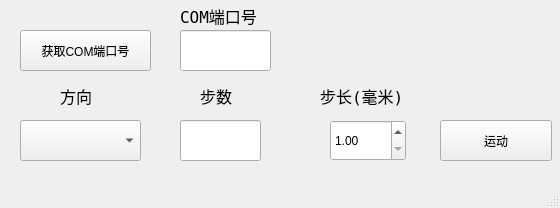
<?xml version="1.0" encoding="UTF-8"?>
<ui version="4.0">
 <class>MainWindow</class>
 <widget class="QMainWindow" name="MainWindow">
  <property name="geometry">
   <rect>
    <x>0</x>
    <y>0</y>
    <width>560</width>
    <height>208</height>
   </rect>
  </property>
  <property name="windowTitle">
   <string>MainWindow</string>
  </property>
  <widget class="QWidget" name="centralwidget">
   <widget class="QPushButton" name="pushButton_2">
    <property name="geometry">
     <rect>
      <x>440</x>
      <y>120</y>
      <width>112</width>
      <height>41</height>
     </rect>
    </property>
    <property name="text">
     <string>运动</string>
    </property>
   </widget>
   <widget class="QLabel" name="label_2">
    <property name="geometry">
     <rect>
      <x>180</x>
      <y>-10</y>
      <width>161</width>
      <height>51</height>
     </rect>
    </property>
    <property name="font">
     <font>
      <family>Terminal</family>
      <pointsize>12</pointsize>
     </font>
    </property>
    <property name="text">
     <string>COM端口号</string>
    </property>
   </widget>
   <widget class="QPushButton" name="pushButton_3">
    <property name="geometry">
     <rect>
      <x>20</x>
      <y>30</y>
      <width>131</width>
      <height>41</height>
     </rect>
    </property>
    <property name="text">
     <string>获取COM端口号</string>
    </property>
   </widget>
   <widget class="QLineEdit" name="lineEdit_2">
    <property name="geometry">
     <rect>
      <x>180</x>
      <y>30</y>
      <width>91</width>
      <height>41</height>
     </rect>
    </property>
   </widget>
   <widget class="QLineEdit" name="lineEdit_5">
    <property name="geometry">
     <rect>
      <x>180</x>
      <y>120</y>
      <width>81</width>
      <height>41</height>
     </rect>
    </property>
   </widget>
   <widget class="QLabel" name="label_3">
    <property name="geometry">
     <rect>
      <x>60</x>
      <y>70</y>
      <width>41</width>
      <height>51</height>
     </rect>
    </property>
    <property name="font">
     <font>
      <family>Terminal</family>
      <pointsize>12</pointsize>
     </font>
    </property>
    <property name="text">
     <string>方向</string>
    </property>
   </widget>
   <widget class="QLabel" name="label_4">
    <property name="geometry">
     <rect>
      <x>200</x>
      <y>70</y>
      <width>41</width>
      <height>51</height>
     </rect>
    </property>
    <property name="font">
     <font>
      <family>Terminal</family>
      <pointsize>12</pointsize>
     </font>
    </property>
    <property name="text">
     <string>步数</string>
    </property>
   </widget>
   <widget class="QLabel" name="label_5">
    <property name="geometry">
     <rect>
      <x>320</x>
      <y>70</y>
      <width>121</width>
      <height>51</height>
     </rect>
    </property>
    <property name="font">
     <font>
      <family>Terminal</family>
      <pointsize>12</pointsize>
     </font>
    </property>
    <property name="text">
     <string>步长(毫米)</string>
    </property>
   </widget>
   <widget class="QDoubleSpinBox" name="doubleSpinBox">
    <property name="geometry">
     <rect>
      <x>330</x>
      <y>120</y>
      <width>76</width>
      <height>41</height>
     </rect>
    </property>
    <property name="minimumSize">
     <size>
      <width>76</width>
      <height>0</height>
     </size>
    </property>
    <property name="minimum">
     <double>1.000000000000000</double>
    </property>
    <property name="maximum">
     <double>100.000000000000000</double>
    </property>
   </widget>
   <widget class="QComboBox" name="comboBox">
    <property name="geometry">
     <rect>
      <x>20</x>
      <y>120</y>
      <width>121</width>
      <height>41</height>
     </rect>
    </property>
   </widget>
  </widget>
  <widget class="QStatusBar" name="statusbar"/>
  <action name="actionhehe">
   <property name="text">
    <string>hehe </string>
   </property>
  </action>
 </widget>
 <resources/>
 <connections/>
</ui>
